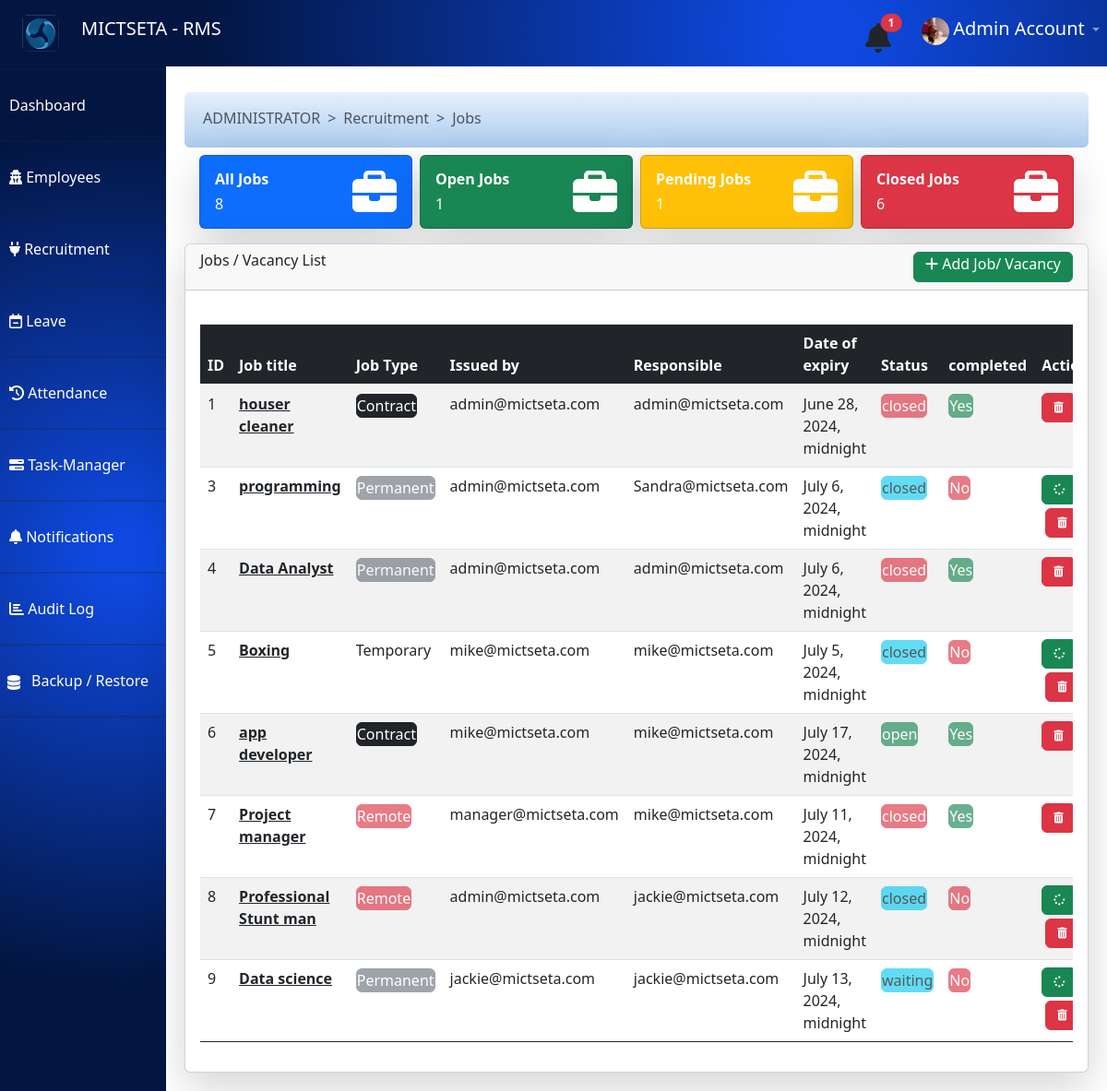
Page /dashboard/view_jobs/ (signed in) on the earlier database version.
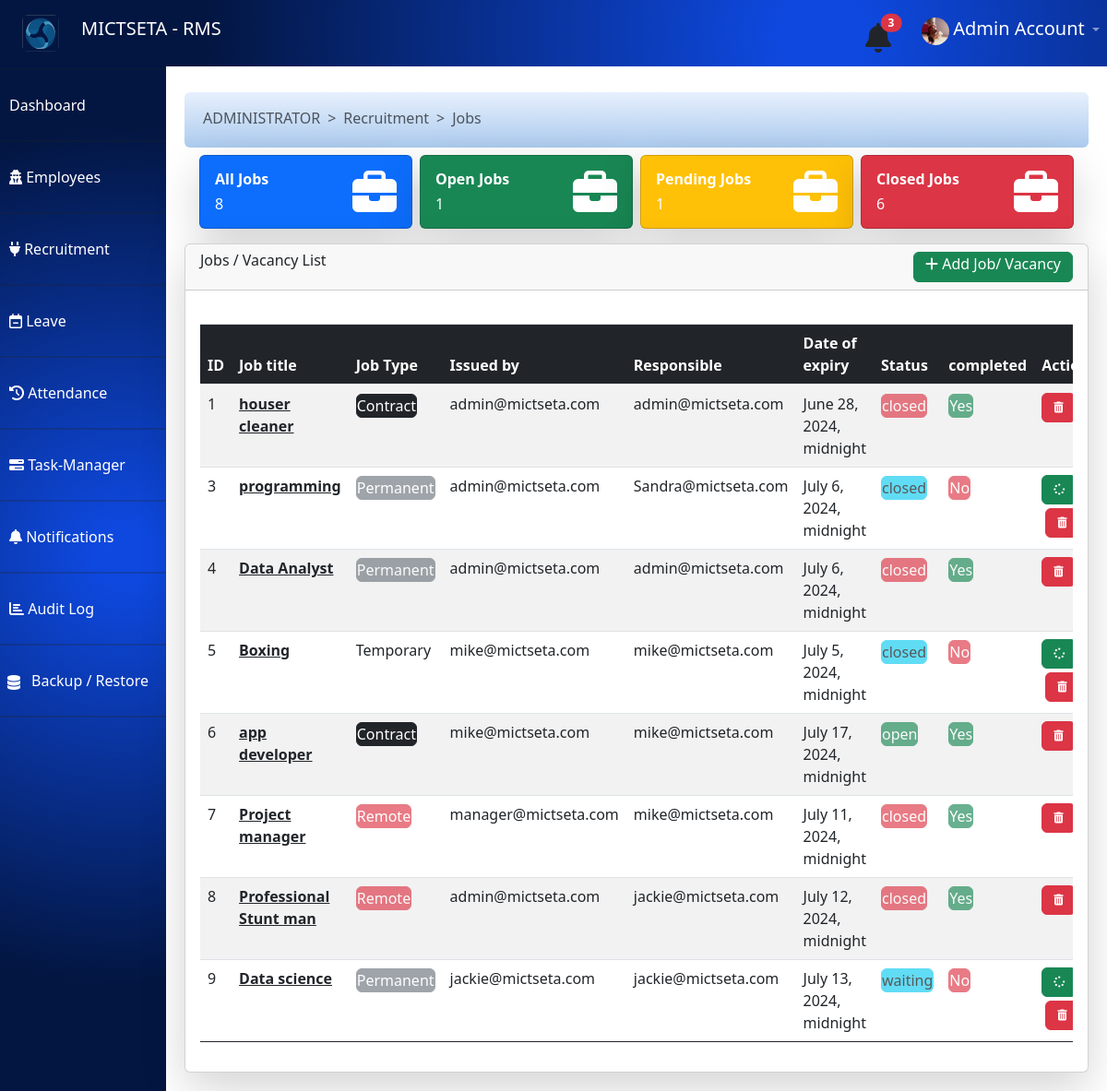
Same page on the later database version.
### jobs/models.py (models this page shows, shortened)
class JobPost(models.Model):
    user = models.ForeignKey(User, on_delete=models.CASCADE, related_name='jobs')
    assigned_to = models.ForeignKey(User, on_delete=models.CASCADE, default=1)
    title = models.CharField(max_length=225, unique=False, null=False)
    description = models.TextField(null=False)
    start_date = models.DateTimeField(auto_now_add=True)
    end_date = models.DateTimeField(null=False)
    location = models.CharField(max_length=225, unique=False, null=False)
    salary_range = models.CharField(max_length=100, null=True)  # Added field for salary range
    job_type = models.CharField(max_length=50, null=False, default='Full-time')  # Added field for job type
    industry = models.CharField(max_length=100, null=True)  # Added field for industry
    company_name = models.CharField(max_length=225, null=True)  # Added field for company name
    status = models.CharField(max_length=20, null=False, default="waiting")
    is_complete = models.BooleanField(null=False, default=False)
    is_approved = models.BooleanField(null=False, default=False)

### dashboard/views.py (the view)
# urls.py: path('view_jobs/', views.view_jobs, name='dashboard.view_jobs'),
@csrf_protect
def view_jobs(request):
	if request.user.is_authenticated:
		current_time = now()
		for leave in request.user.leave_set.all():  # Ensure you call the method and use the correct related name
			if leave.start_date <= current_time <= leave.end_date and leave.status == "Approved":
				return HttpResponse("<h1>Request denied: you are on leave</h1>")
		jobs = JobPost.objects.all()
		for job in jobs:
			if job.status != "closed":
				if current_time > job.end_date :
					job.status = "closed"
					job.save()
		all_jobs = len(jobs)
		open_jobs= len(JobPost.objects.filter(status="open"))
		pending_jobs = len(JobPost.objects.filter(status="waiting"))
		pending_jobs = len(JobPost.objects.filter(status="pending")) + pending_jobs
		closed_jobs = len(JobPost.objects.filter(status="closed"))
		if request.user.is_superuser:
			notify_len = len(Notification.objects.filter(is_seen=False))
		else:
			notify_len = len(Notification.objects.filter(user=request.user,is_seen=False))
		if request.user.is_superuser:
			employees = User.objects.filter(is_staff=True)
		else:
			employees = User.objects.filter(id=request.user.id)
		return render(request,'view_job.html',{'employees':employees,'notify_len':notify_len,'jobs':jobs, 'all_jobs':all_jobs,'open_jobs':open_jobs, 'pending_jobs':pending_jobs,'closed_jobs':closed_jobs})
	else:
		return redirect('render_auth_page')

### dashboard/templates/view_job.html (shortened to what the changed rows need)
{% extends 'dashboard_base.html' %}
{% load static %}
{% block content %}
<div class="card shadow-lg rounded">
  <div class="card-body">
  {% if user.is_staff %}
    <div id="viewJobPage" class="table-container" style="display: block;overflow-x: scroll;">
    <table id="example" class="table table-striped table-hover" style="width:100%">
        <thead>
            <tr class="bg-dark text-white">
                <th class="bg-dark text-white" >ID</th>
                <th class="bg-dark text-white" >Job title</th>
                 <th class="bg-dark text-white" >Job Type</th>
                 <th class="bg-dark text-white" >Issued by</th>
                <th class="bg-dark text-white" >Responsible</th>
                <th class="bg-dark text-white">Date of expiry</th>
                <th class="bg-dark text-white">Status</th>
                <th class="bg-dark text-white">completed</th>
                <th class="bg-dark text-white">Action</th>
            </tr>
        </thead>
        <tbody>
          {% for job in jobs %}
            {% if job.user == user or user.is_superuser or job.assigned_to == user %}
              <tr>
                <td>{{job.id}}</td>
                <td><b><a href="{% url 'dashboard.job_details' job.id %}" class="text-dark">{{job.title}}</a></b></td>
                {% if job.job_type == "Contract" or job.job_type == "Part-Time" %}
                   <td><button class="btn btn-dark  text-white p-0" >{{job.job_type}}</button></td>
                {% elif job.job_type == "Permanent" or job.job_type == "Full-Time" %}
                   <td><button class="btn btn-secondary text-white p-0" disabled>{{job.job_type}}</button></td>
                {% elif job.job_type == "Remote" %}
                   <td><button class="btn btn-danger text-white p-0" disabled>{{job.job_type}}</button></td>
                {% else%}
                <td>{{job.job_type}}</td>
                {% endif %}
                 <td>{{job.user.email}}</td>
                <td>{{job.assigned_to.email}}</td>
                <td>{{job.end_date}}</td>
                {% if job.is_complete %}
                    {% if job.status == "open" %}
                    <td><button class="btn btn-success p-0" disabled>{{job.status}}</button></td>
                    {% elif job.status == "closed" %}
                    <td><button class="btn btn-danger p-0" disabled>{{job.status}}</button></td>
                    {% else %}
                    <td><button class="btn btn-warning p-0" disabled>{{job.status}}</button></td>
                    {% endif %}
                   <td><button class="btn btn-success p-0" disabled>Yes</button></td>
                        {% if user.is_superuser %}
                        <td>
                          <a class="btn btn-danger"   type="button" onclick="deleteJob({{job.id}})" role="button" style="font-size: 12px;"> <i class="fa fa-trash" aria-hidden="true"></i> </a>
                        </td>
                        {% endif %}
                {% else %}
                <td><button class="btn btn-info p-0" disabled>{{job.status}}</b></td>
                <td><button class="btn btn-danger p-0" disabled>No</button></td>
                <td>
                  <button class="btn btn-success" data-bs-toggle="modal" href="#JobToggle{{job.id}}" role="button" style="font-size: 12px;"> <i class="fa fa-spinner" aria-hidden="true"></i> </button>
                  <a class="btn btn-danger m-1"   type="button" onclick="deleteJob({{job.id}})" role="button" style="font-size: 12px;"style="font-size: 12px;">  <i class="fa fa-trash" aria-hidden="true"></i> </a>
                </td>
                {% endif %}
              </tr>
              {% endif %}
             {% endfor %}
        </tbody>
    </table>
        </div>
      {% endif %}
  {% endblock %}

### dashboard/templates/dashboard_base.html (shortened to what the changed rows need)
<!DOCTYPE html>
<html lang="en">
<head>
  <link href="https://cdn.jsdelivr.net/npm/bootstrap@5.0.2/dist/css/bootstrap.min.css" rel="stylesheet">
  <link href="https://stackpath.bootstrapcdn.com/bootstrap/4.5.2/css/bootstrap.min.css" rel="stylesheet">
  <link rel="stylesheet" href="https://cdnjs.cloudflare.com/ajax/libs/font-awesome/4.7.0/css/font-awesome.min.css">
  <link rel="stylesheet" href="https://cdnjs.cloudflare.com/ajax/libs/font-awesome/6.0.0-beta3/css/all.min.css">
    <link
        href=
"https://cdnjs.cloudflare.com/ajax/libs/bootstrap-datetimepicker/4.17.37/css/bootstrap-datetimepicker.min.css"
        rel="stylesheet">
  <link rel="stylesheet" href="https://cdnjs.cloudflare.com/ajax/libs/twitter-bootstrap/5.3.0/css/bootstrap.min.css">
  <link rel="stylesheet" href="https://cdn.datatables.net/2.0.8/css/dataTables.bootstrap5.css">
 {% load static %}
</head>
<body>
  <nav class="navbar navbar-expand-lg navbar-dark ">
    <div class="collapse navbar-collapse" id="navbarNav">
      <ul class="navbar-nav ml-auto">
        <li class="nav-item">
          <a class="nav-link" href="#">
            <a href="{% url 'dashboard.get_notifications'%}">
              <button type="button" class="btn btn-primarys position-relative p-0 mr-4 mb-1">
               <i class="fas fa-bell fa-2x text-dark"  > </i>
               {% if user.notifications or user.is_superuser %}
                {% if notify_len %}
                <span class="position-absolute top-0 start-100 translate-middle badge rounded-pill bg-danger ">
                  {{notify_len}}
                </span>
                {% endif%}
              {% endif %}
              </button>
            </a>
          </a>
        </li>
      </ul>
    </div>
  </nav>
  <div class="sidebar" style=" overflow-y: scroll; overflow-x:none;">
    <h2 class="text-white">Dashboard</h2>
  </div>
  <div class="main-content">
    <div class="content">
      <div id="defaultPage" style="margin-top: 40px;">
        {% block content %}
        {% endblock %}
      </div>
    </div>
  </div>
</body>
</html>

Differences in the rows shown:
changed JobPost "Professional Stunt man": status "waiting" → "open" (drawn); is_complete "No" → "Yes"
Other differences:
{{ notify_len }}: "1" → "3"
